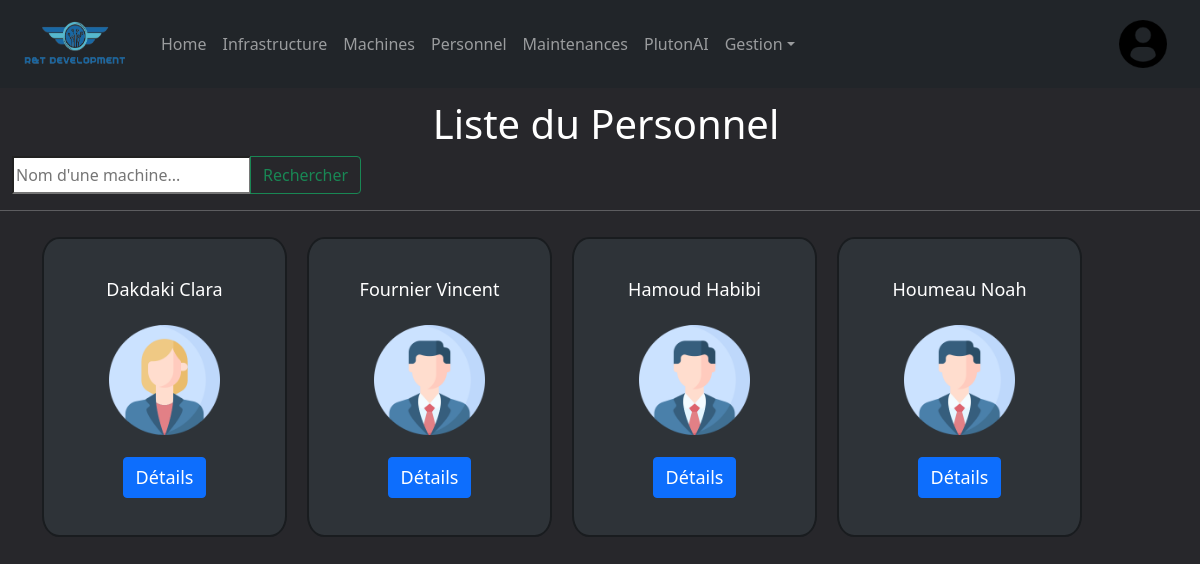
Before: /computerApp/personnels/ (signed in) with the older database file.
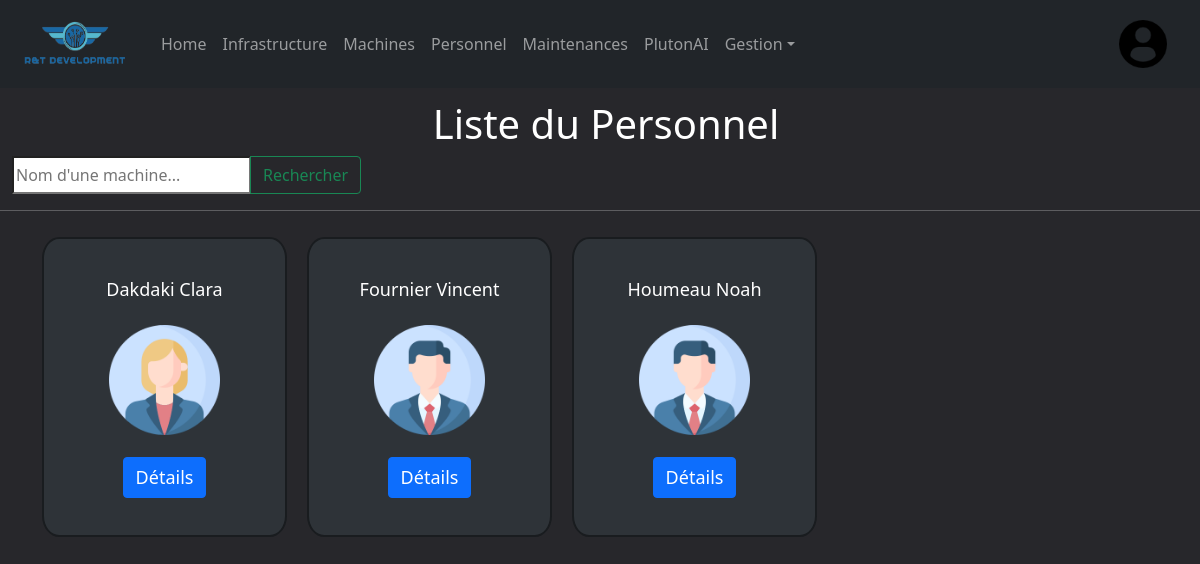
After: the same page with the newer database file.
### computerApp/models.py (models this page shows, shortened)
class Personnel(models.Model):
    SEXES = (
        ('Homme', ('Homme - Employé')),
        ('Femme', ('Femme - Employée')),
        ('Inconnu', ('Inconnu - ?')),
    )
    num_secu = models.CharField(primary_key=True,default=0,max_length=13)
    nom = models.CharField(max_length=8)
    prenom = models.CharField(max_length=8)
    sexe = models.CharField(max_length=7, choices=SEXES, default='Inconnu')

### computerApp/views.py (the view)
# urls.py: path('personnels/', views.personnel_list_view, name='personnels'),
@login_required
def personnel_list_view(request):
	personnels = Personnel.objects.all().order_by('nom')
	query = request.GET.get('q')
	if query:
		personnels = personnels.filter(nom__icontains=query)
	context={'personnels': personnels}
	return render(request, 'computerApp/personnel_list.html', context)

### computerApp/templates/computerApp/personnel_list.html
{% extends "index.html" %}
{% load static %}
{% block content %}
    <div class="filter">
        <h1>Liste du Personnel</h1>
        <form method="GET" class="input-group mb-3">
            <input class="text" class="form-vontrol" placeholder="Nom d'une machine..." aria-label="Search" aria-describedby="button-addon2" name="q">
            <button class="btn btn-outline-success" type="submit" id="button-addon2">Rechercher</button>
        </form>
    </div>
    <hr>
    {% if personnels %}
    <ul class="personnel-container">
        {% for personnel in personnels %}
            <li class="personnel">
                <a>{{ personnel.nom }} {{personnel.prenom}}</a>
                {% if personnel.sexe == "Homme" %}
                    <img src="{% static 'computerApp/images/man.png' %}">
                {% elif personnel.sexe == "Femme" %}
                    <img src="{% static 'computerApp/images/woman.png' %}">
                {% else %}
                    <img src="{% static 'computerApp/images/unknown.png' %}">
                {% endif %}
                <a href="{% url 'personnel-detail' personnel.num_secu %}" class="btn btn-primary">Détails</a>
            </li>
        {% endfor %}
    </ul>
    {% else %}
    <div class="alert alert-danger">
        Il n'y a pas de personnel qui correspond à votre filtre
      </div>
    {% endif %}
{% endblock %}

Changed rows visible on the page:
removed Personnel: nom "Hamoud", prenom "Habibi"
